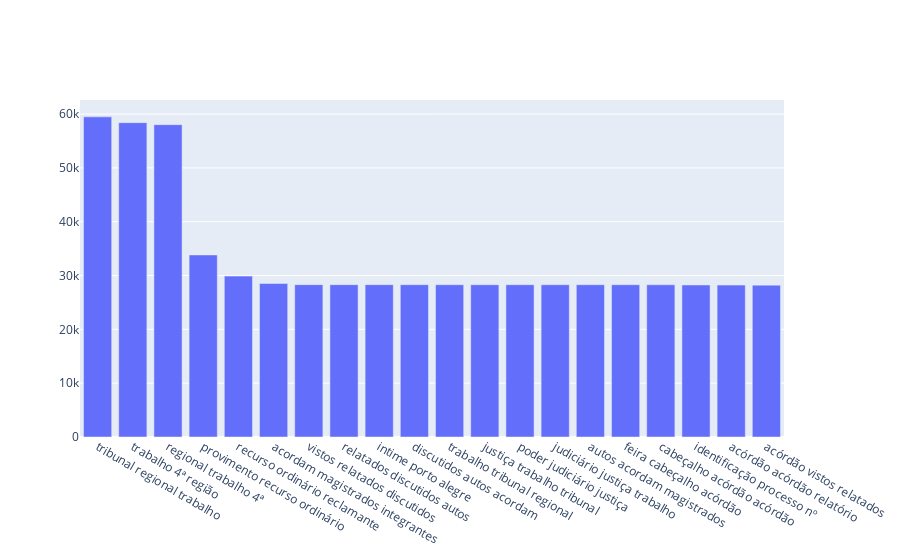

Notebook code for this chart:
### Code cell
trace = go.Bar(x=df6["INTEIRO_TEOR"], y=df6["QUANTIDADE"])
iplot({"data":[trace]})

### Figure 1 — Plotly figure (JSON) as saved in the notebook; plotly's stock layout.template omitted (floating-point values rounded to 4 significant figures)
{"data": [{"type": "bar", "x": ["tribunal regional trabalho", "trabalho 4ª região", "regional trabalho 4ª", "provimento recurso ordinário", "recurso ordinário reclamante", "acordam magistrados integrantes", "vistos relatados discutidos", "relatados discutidos autos", "intime porto alegre", "discutidos autos acordam", "trabalho tribunal regional", "justiça trabalho tribunal", "poder judiciário justiça", "judiciário justiça trabalho", "autos acordam magistrados", "feira cabeçalho acórdão", "cabeçalho acórdão acórdão", "identificação processo nº", "acórdão acórdão relatório", "acórdão vistos relatados"], "y": [59482, 58403, 58033, 33822, 29893, 28512, 28309, 28309, 28303, 28301, 28299, 28294, 28293, 28293, 28291, 28290, 28281, 28242, 28226, 28216]}], "layout": {}}
